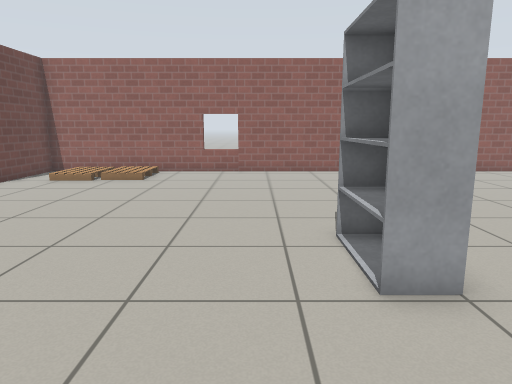
View 1 (above)

17 first-person views from a walk through a Gazebo world. The camera is 1 m above the floor, tilts 10° down and sees 70° across. The floor is counted in squares, 0.5 m on a side. Each view is taken from the middle of a square. On the plan, view 1 faces up. The plan holds only what a view shows up to about 19 squares ahead; the rest is blank. The robots in the file are not drawn. Simple patterns stand in for the simulator's built-in surfaces. Some stock models are drawn as simple stand-ins.

View 2
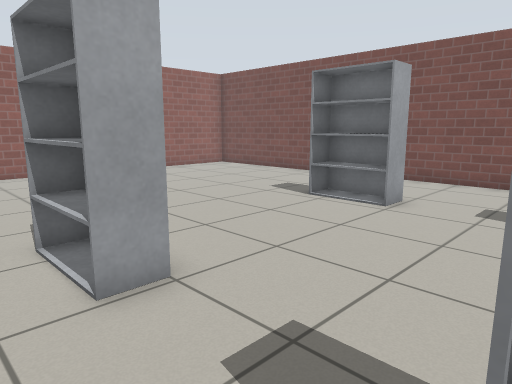

View 3
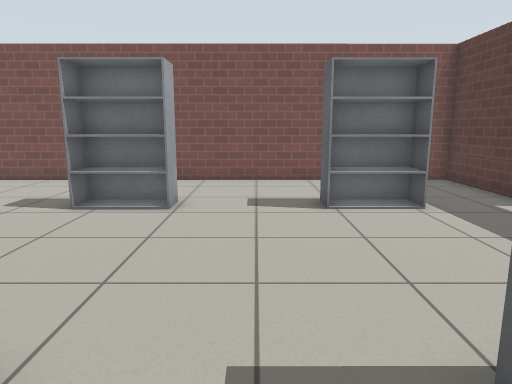

View 4
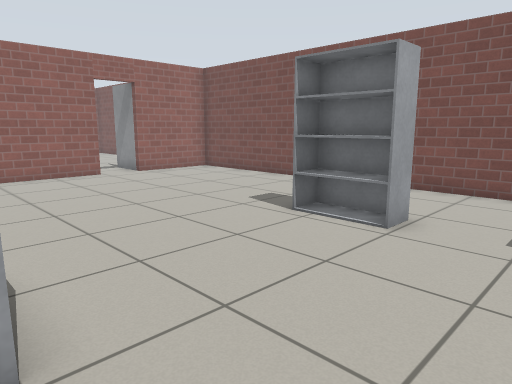

View 5
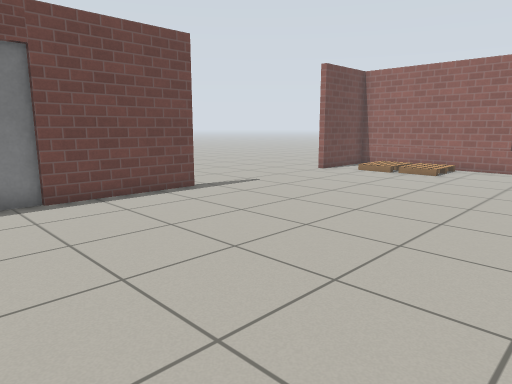

View 6
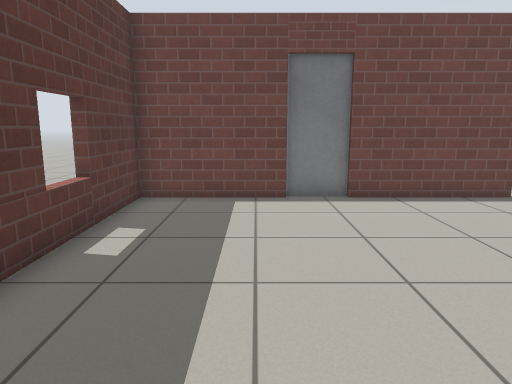

View 7
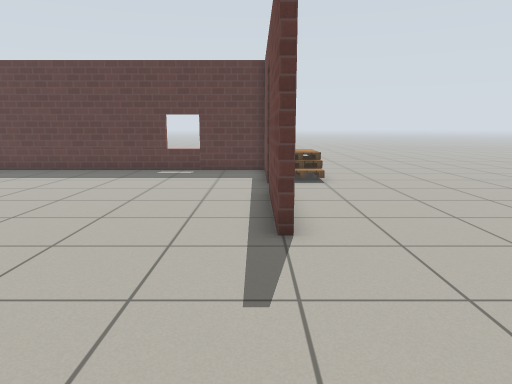

View 8
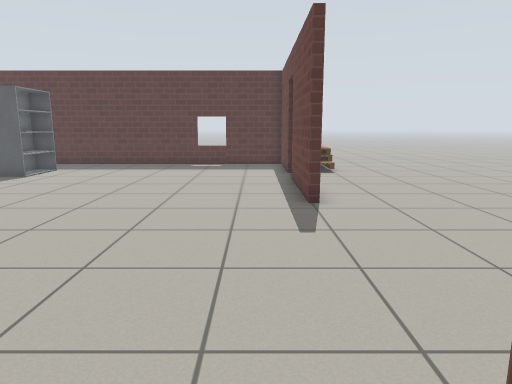

View 9
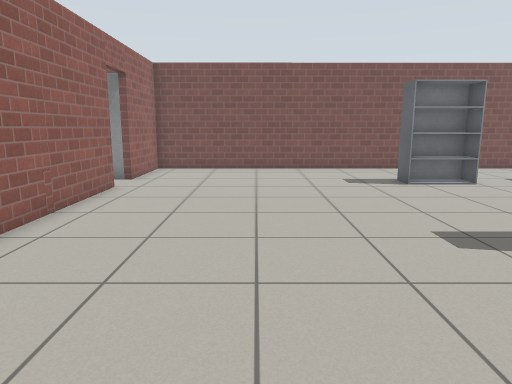

View 10
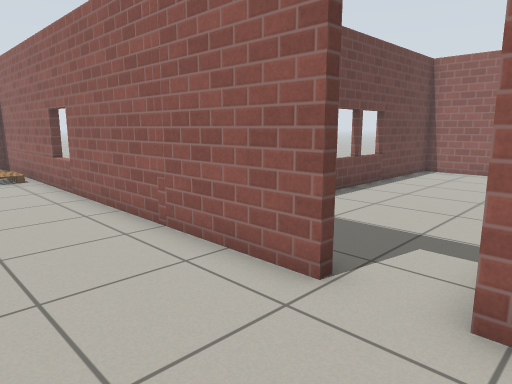

View 11
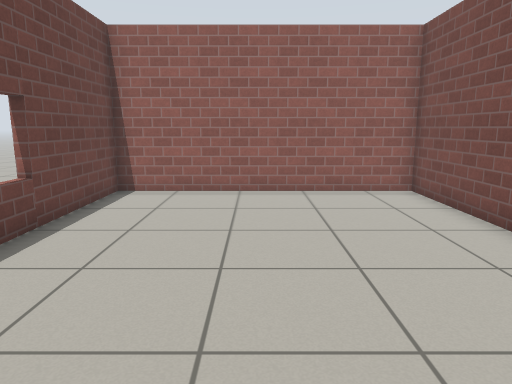

View 12
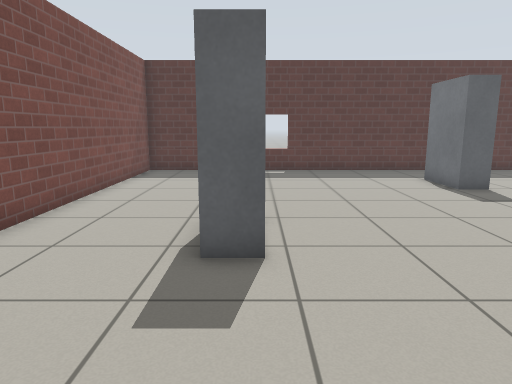

View 13
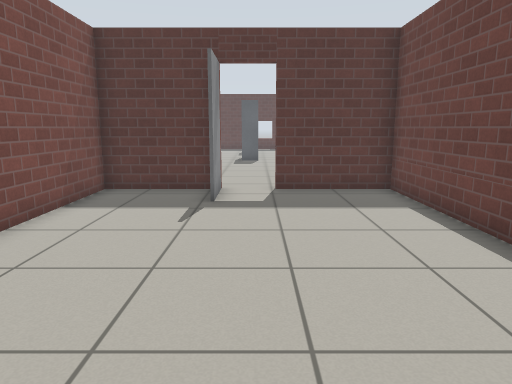

View 14
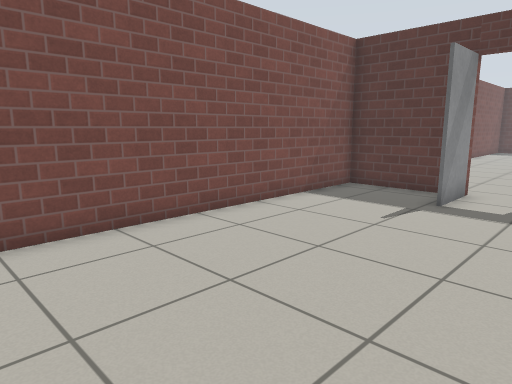

View 15
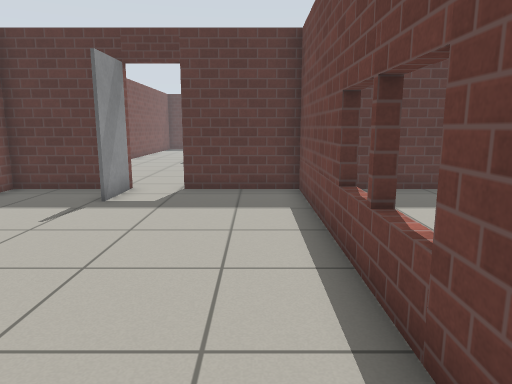

View 16
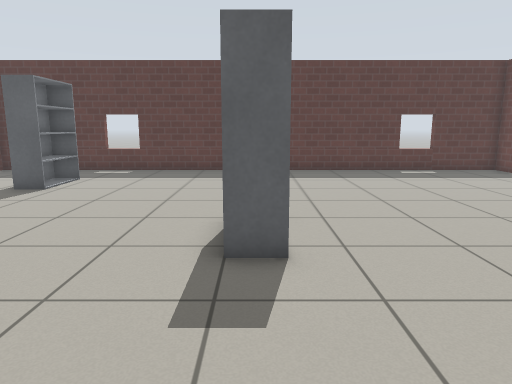

View 17
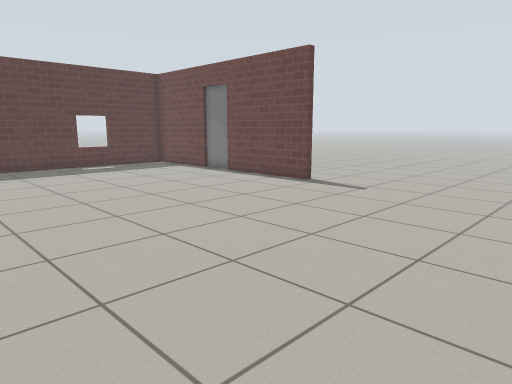

### Floor plan
Points are (right, up) in squares from view 1. A wall is a line through its corners. A room is listed if a view was taken in it or the views show most of it. See-through windows are left out.
Room 1 (views 1, 2, 3, 4, 5, 6, 7, 8, 9, 10, 12, 16, 17)
walls: (-9.4, 5.5) (-9.4, 0.6); (8.4, 16.8) (-9.4, 16.8) (-9.4, 13.1); (-9.4, -4.1) (-9.4, -5.3) (14.1, -5.3) (14, 16.8) (10.2, 16.8)
ways out: open door at (9.5, 17) to room 2; opening at (-11.5, 11.2); open door at (-9, 0)
objects: pallet (-11, -4) to (-10, -3); pallet (-11, -3) to (-11, -2); pallet (-10, -2); door leaf (-10, -1) to (-10, 0); shelf (2, -2) to (2, 0); shelf (2, 4) to (2, 6); shelf (9, -2) to (10, 0); shelf (9, 4) to (10, 6)
Room 2 (views 11, 13, 14, 15)
walls: (10.2, 17.1) (14, 17.1) (13.9, 30.5) (4.6, 30.5) (4.6, 17.1) (8.4, 17.1)
ways out: open door at (9.5, 17) to room 1
objects: door leaf (10, 18) to (10, 19)

Positions as (right, up) in squares from view 1, and headings:
1: (0, 0), facing up
2: (0, 0), facing up-right
3: (0, 2), facing right
4: (2, 1), facing up-right
5: (1, -2), facing up-left
6: (1, -2), facing left
7: (-9, 12), facing down
8: (-8, 15), facing down
9: (-4, 12), facing right
10: (11, 13), facing up-left
11: (9, 19), facing up
12: (9, 12), facing down
13: (9, 29), facing down
14: (7, 29), facing down-right
15: (6, 29), facing down
16: (2, 12), facing down
17: (2, 14), facing down-left
